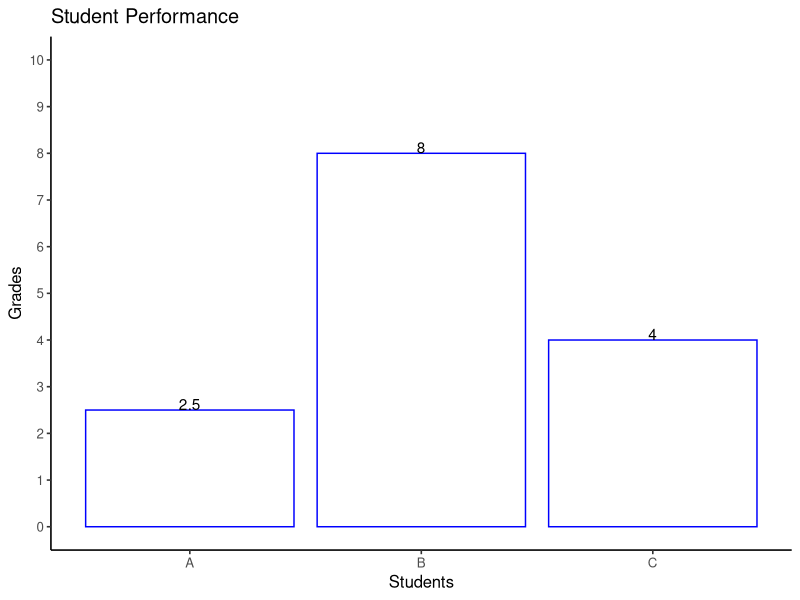
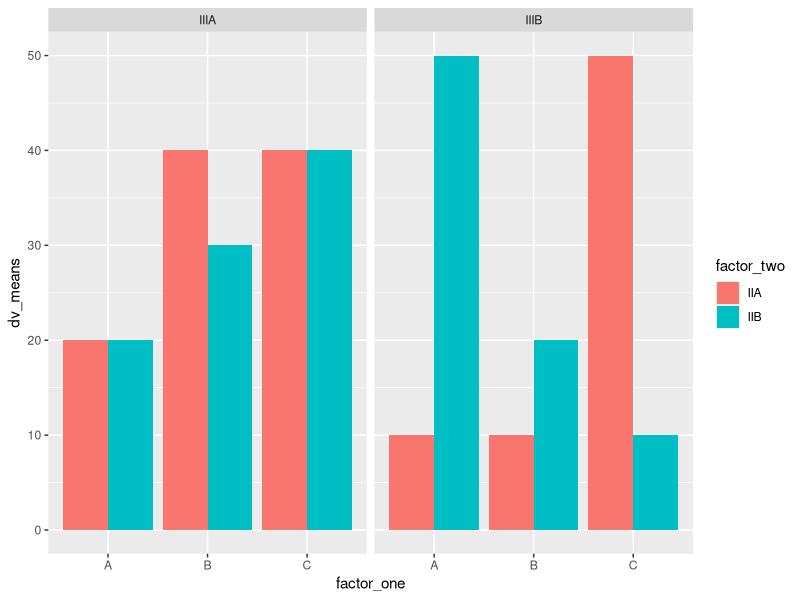

Generate these figures, in order, with R: (Note: this script raises an error after producing the figures.)
## ---- chunk 1
##Make vectors before, then tibble, then GGPLOT
library(tidyverse)

grades <- c(2.5, 8, 4)
students <- c("A" , "B", "C")
student_performance <- tibble(grades, students)

# alternate Syntax

student_performance2 <- tibble(
  grades = c(2.5, 8, 4),
  students =c("A","B","C")
 
)
#this has a Y limiter
ggplot(data=student_performance, aes(x=students, y=grades))+
  geom_bar(stat= "identity", fill = "white" , color = "blue")+
  scale_y_continuous(breaks = 0:10,limits = c(0,10))+
  theme_classic(base_size = 12) +
  geom_text(label = grades, position = position_dodge(width =.9) , vjust = .001)+
  xlab("Students")+
  ylab("Grades")+
  ggtitle("Student Performance")

## ---- chunk 2
factor_one <- rep(rep(as.factor(c("A", "B", "C")), 2), 2)
factor_two <- rep(rep(as.factor(c("IIA", "IIB")), 3), 2)
factor_three <- rep(as.factor(c("IIIA", "IIIB")), each = 6)
dv_means <- c(20, 30, 40, 20, 40, 40,
          	10, 20, 50, 50, 10, 10)
dv_SEs   <- c(4, 3.4, 4, 3, 2, 4,
          	1, 2, 1, 2, 3, 2)
plot_df <- data.frame(factor_one,
                  	factor_two,
                  	factor_three,
                  	dv_means,
                  	dv_SEs)

# basic bar graph

ggplot(plot_df,
   	aes(
     	x = factor_one,
     	y = dv_means,
     	group = factor_two,
     	fill = factor_two
   	)) +
  geom_bar(stat = "identity", position = "dodge") +
  facet_wrap( ~ factor_three)
## ---- chunk 3
#load libraries
library(tidyverse)

#load the data
review_data <- rio::import("review_data.csv")

## ---- chunk 4
#Get number of reviews per year

reviews_by_year <- review_data %>%
  group_by(year) %>%
  summarize(counts = n())

#ggplot(data = reviews_by_year, mapping = aes(x=year, y=counts))
#ggplot(reviews_by_year, aes(x=year, y=counts))

# plot
ggplot(data = reviews_by_year, mapping = aes(x=year, y=counts))+
  geom_bar(stat= "identity",fill="white",color="black")+
  scale_x_continuous(breaks = 1999:2018)+
  theme(axis.text.x = element_text(angle = 85, vjust = 1, hjust=1))+
  xlab("")+
  ylab("")+
  ggtitle("Number of reviews per year",
          subtitle = "1999 to 2018")+
  theme(
    panel.background = element_rect(fill = "lightgrey",
                                colour = "lightgrey",
                                linewidth = 0.5, linetype = "solid"),
    panel.grid.major=element_line(colour="black",linewidth = .05),
    panel.grid.minor=element_line(colour="lightgrey"))

## ---- chunk 5
# Create dataframe
a <- c(1:8)
b <- c(4, 3, 4, 3, 2, 1, 2, 3)
plot_df <- data.frame(a, b)

# basic scatterplot
ggplot(plot_df, aes(x = a, y = b)) +
  geom_point()+
  geom_smooth(method = lm) +
  coord_cartesian(xlim = c(0, 7), ylim = c(0, 10)) +
  xlab("Day") +
  ylab("Time spent") +
  
  ggtitle("Minutes Spent Day Dreaming") +
  theme_classic(base_size = 12) +
  theme(plot.title = element_text(hjust = 0.5))
